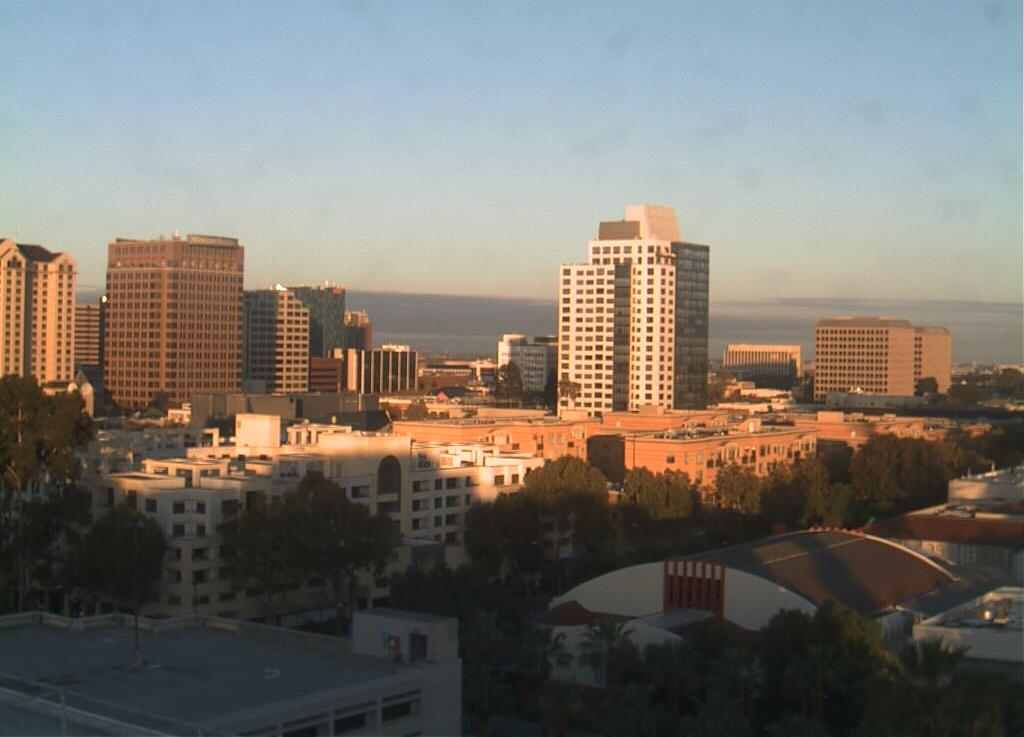
#> input picture Pertemuan 4/assets/img/training/day/20151101_145511.jpg, 1024 x 737 px; its folder holds only this picture in this run
$ jupyter execute --allow-errors Tugas.ipynb
#> lines starting #> are read from the running program, lines starting #| are printed output that depends on the picture
<a href="https://colab.research.google.com/github/tektungg/Machine-Learning/blob/main/Pertemuan%204/Tugas.ipynb" target="_parent"></a>

[cell 1]
# Import Required Libraries
from pathlib import Path
import matplotlib.image as mpimg
import matplotlib.pyplot as plt
import cv2
import random
import numpy as np
import pandas as pd
from sklearn.preprocessing import StandardScaler
from sklearn.svm import SVC
from sklearn.metrics import accuracy_score

[cell 2]
# Image directories
train_dir = "/content/drive/MyDrive/Kuliah/Machine Learning/Pertemuan 4/assets/img/training"
test_dir = "/content/drive/MyDrive/Kuliah/Machine Learning/Pertemuan 4/assets/img/test"

[cell 3]
def load_dataset(img_dir):
    p = Path(img_dir)
    dirs = p.glob('*')

    img_list = []

    for dir in dirs:
        label = str(dir).split('/')[-1]
        for file in dir.glob('*.jpg'):
            img = mpimg.imread(file)
#> img is the input picture: shape (737, 1024, 3); mean R, G, B 120.9, 116.4, 109.5

            if not img is None:
                img_list.append((img, label))

    return img_list

[cell 4]
train_img = load_dataset(train_dir)
#> train_img = 2 items
test_img = load_dataset(test_dir)

[cell 5]
pick_random = np.random.randint(0, len(train_img))
#> pick_random = 0

print(f'Image {pick_random}')
#| Image 0
print(train_img[pick_random][0].shape)
#| (737, 1024, 3)

[cell 6]
def random_img_viz(img_list):
    rand_num = np.random.randint(0, len(img_list))

    img = img_list[rand_num][0]
    label = img_list[rand_num][1]
    label_str = 'day' if label == 1 else 'night'

    plt.imshow(img)
    print(f'Shape\t: {img.shape}')
    print(f'Label\t: {label}')

[cell 7]
def standarized_input(image):
    std_img = cv2.resize(image, (1100,600))

    return std_img

[cell 8]
def label_encoder(label):

    num_val = 0

    if(label == 'day'):
        num_val = 1

    return num_val

[cell 9]
def preprocess(img_list):
    std_img_list = []

    for item in img_list:
        image = item[0]
        label = item[1]

        std_img = standarized_input(image)

        img_label = label_encoder(label)

        std_img_list.append((std_img, img_label))
#> this loop made 2 passes
#> (label, num_val in label_encoder, img_label) on passes 1 to 2: ('day', 1, 1), ('night', 0, 0)
#> pass 1, in standarized_input, `std_img = cv2.resize(image, (1100,600))`:
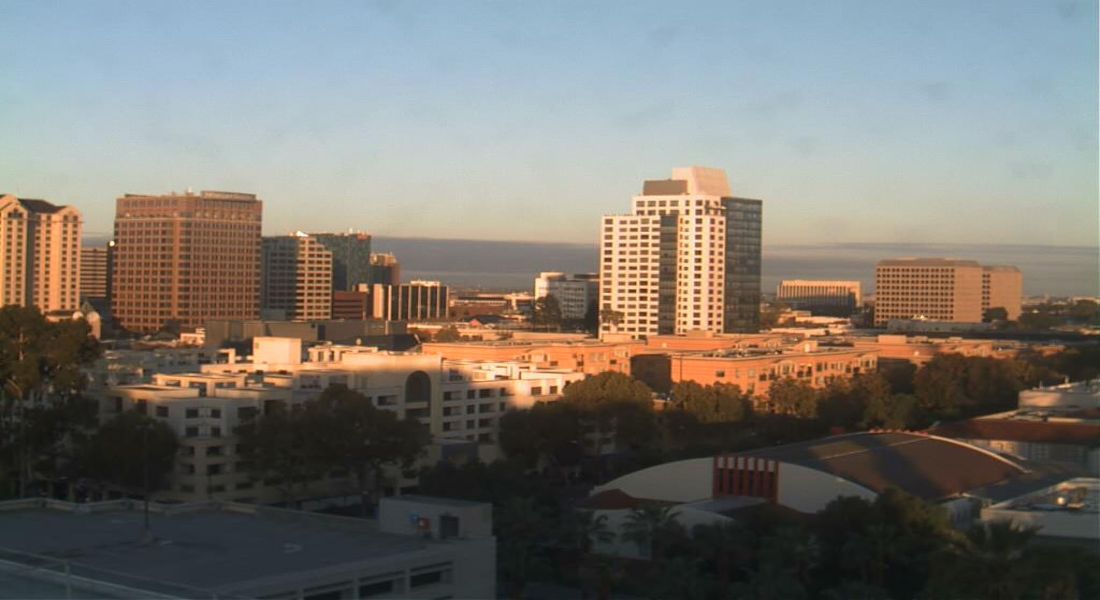
#> std_img: shape (600, 1100, 3); mean R, G, B 120.8, 116.3, 109.4
#> pass 2, in standarized_input (call 2), `std_img = cv2.resize(image, (1100,600))`:
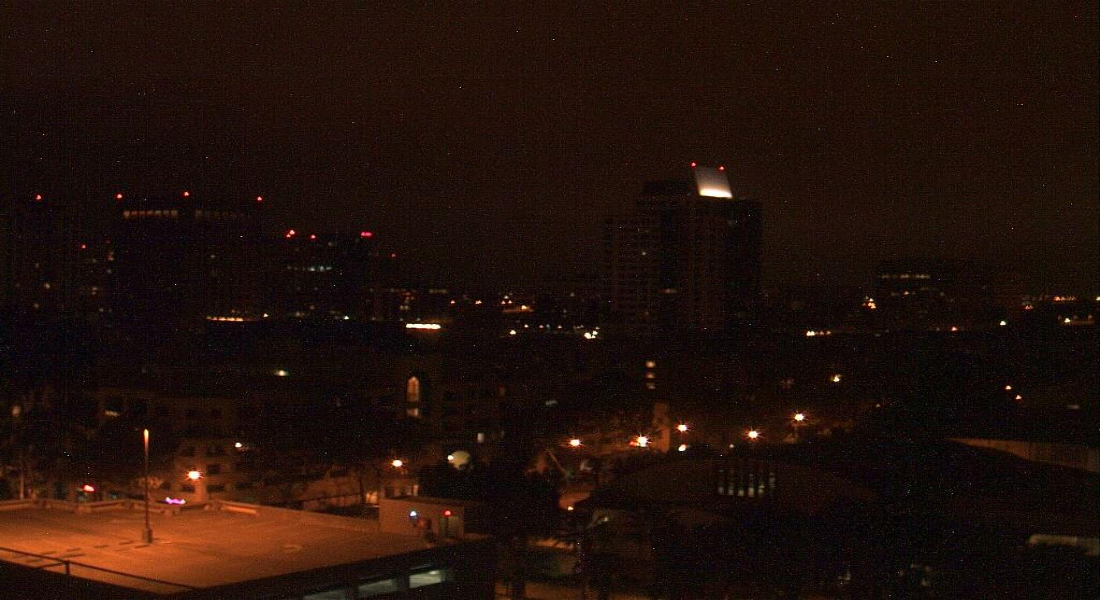
#> std_img: shape (600, 1100, 3); mean R, G, B 33.7, 16.6, 10.3
#> after the loop, std_img_list = 2 items

    return std_img_list

[cell 10]
train_std_img_list = preprocess(train_img)
#> train_std_img_list = 2 items
test_std_img_list = preprocess(test_img)
#> test_std_img_list = []

[cell 11]
pick_random = np.random.randint(0, len(train_std_img_list))
#> pick_random = 1

print(f'Image {pick_random}')
#| Image 1
print(train_std_img_list[pick_random][0].shape)
#| (600, 1100, 3)

## Histogram

[cell 12]
def extract_color_histogram(image, bins=(8, 8, 8)):
  hsv_img = cv2.cvtColor(image, cv2.COLOR_RGB2HSV)

  hist = cv2.calcHist([hsv_img], [0, 1, 2], None, bins, [0, 180, 0, 256, 0, 256])
  cv2.normalize(hist, hist)

  return hist.flatten()

[cell 13]
def extract_histogram_feature(img_list):
    hist_features = []
    labels = []

    for img in img_list:
        hist = extract_color_histogram(img[0])
        img_label = img[1]

        hist_features.append(hist)
        labels.append(img_label)
#> this loop made 2 passes
#> img_label on passes 1 to 2: 1, 0
#> after the loop, hist_features = 2 items; labels = [1, 0]

    df = pd.DataFrame(hist_features)
#> df = table of 2 rows and 512 columns
    df['LABELS'] = labels

    return df

[cell 14]
train_hist_img = extract_histogram_feature(train_std_img_list)
#> train_hist_img = table of 2 rows and 513 columns
print(f'Shape: {train_hist_img.shape}')
#| Shape: (2, 513)
train_hist_img.head()
#> Out = table of 2 rows and 513 columns

[cell 15]
test_hist_img = extract_histogram_feature(test_std_img_list)
#> test_hist_img = table of 0 rows and 1 columns
print(f'Shape: {test_hist_img.shape}')
#| Shape: (0, 1)
test_hist_img.head()
#> Out = table of 0 rows and 1 columns

## SVM

[cell 16]
x_train = train_hist_img.iloc[:, :-1].values
y_train = train_hist_img.iloc[:, -1].values
#> y_train = [1, 0]
x_test = test_hist_img.iloc[:, :-1].values
#> x_test = empty array
y_test = test_hist_img.iloc[:, -1].values
#> y_test = empty array

[cell 17]
model_hist = SVC(kernel='linear')
model_hist.fit(x_train, y_train)

[cell 18]
y_train_pred_hist = model_hist.predict(x_train)
#> y_train_pred_hist = [1, 0]
#> (the rest of this cell did not finish here and is left out)

[cell 19]
acc_train_hist = accuracy_score(y_train, y_train_pred_hist)
#> acc_train_hist = 1
#> (the rest of this cell did not finish here and is left out)
